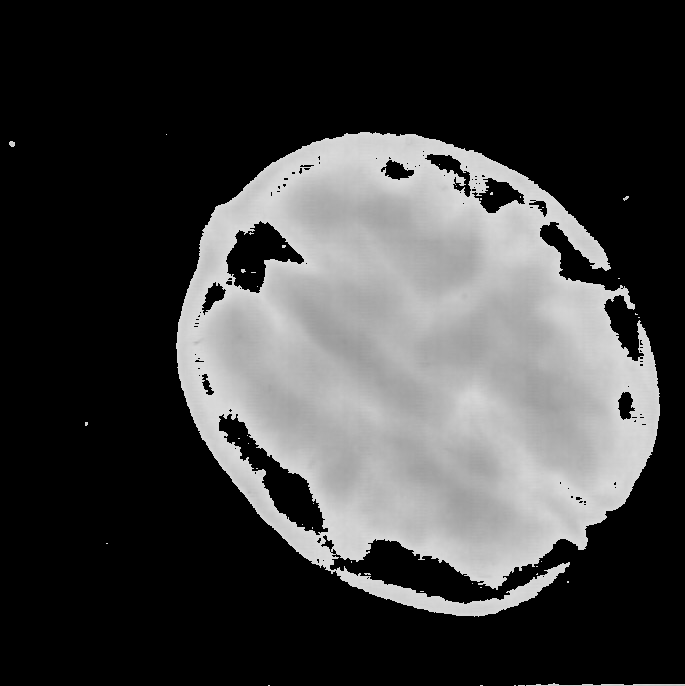
#> input picture Baseline/Image Enhancement/Canny/2Masked.png, 685 x 686 px
$ python Canny.py
#> lines starting #> are read from the running program, lines starting #| are printed output that depends on the picture; after the words box and inside, x2 and y2 are one past the last pixel; in counts of white or black regions, pixels touching at a corner belong together
import cv2
import matplotlib.pyplot as plt

# 1. 读取图像
img = cv2.imread('2Masked.png', cv2.IMREAD_GRAYSCALE)
#> img is the input picture: shape (686, 685); min 0, max 217, mean 63.4

# 2. 高斯模糊
blurred = cv2.GaussianBlur(img, (5, 5), 1.4)

# 3. Canny边缘检测
edges = cv2.Canny(blurred, threshold1=5, threshold2=20)
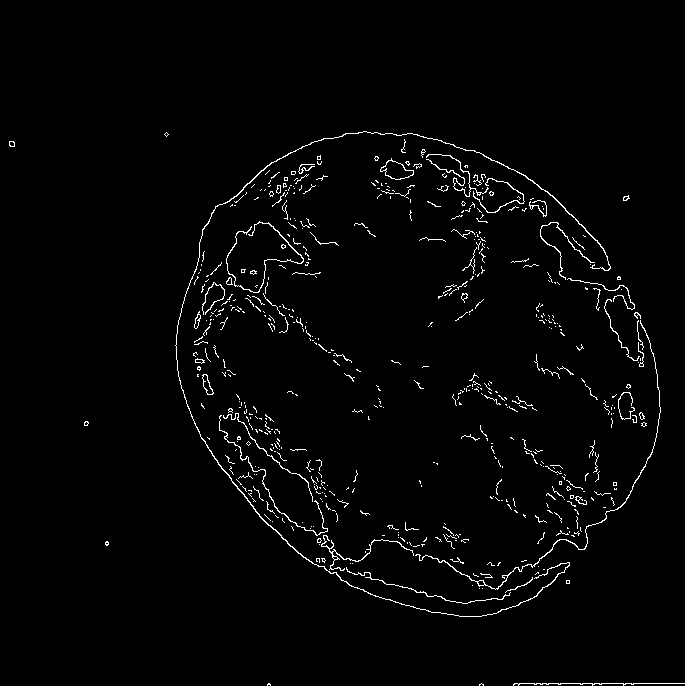
#> edges: shape (686, 685); 2% white in thin lines or dots, all inside (x1, y1, x2, y2) = (9, 131, 685, 686)


cv2.imwrite('2_canny.png', edges)
